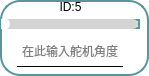
       <widget class="QFrame" name="frame_5">
        <property name="enabled">
         <bool>true</bool>
        </property>
        <property name="layoutDirection">
         <enum>Qt::RightToLeft</enum>
        </property>
        <property name="styleSheet">
         <string notr="true">* {
  background: white; /* 背景改为白色 */
  border: 2px solid #59969b; /* 使用与滑块一致的颜色 */
  border-radius: 20px;
}

</string>
        </property>
        <property name="frameShape">
         <enum>QFrame::StyledPanel</enum>
        </property>
        <property name="frameShadow">
         <enum>QFrame::Raised</enum>
        </property>
        <widget class="QLabel" name="label_id5">
         <property name="geometry">
          <rect>
           <x>1</x>
           <y>2</y>
           <width>139</width>
           <height>10</height>
          </rect>
         </property>
         <property name="minimumSize">
          <size>
           <width>0</width>
           <height>10</height>
          </size>
         </property>
         <property name="maximumSize">
          <size>
           <width>16777215</width>
           <height>10</height>
          </size>
         </property>
         <property name="styleSheet">
          <string notr="true">QLabel{border: none; /* 去掉控件的边框 */}
QLabel{background: none; /* 去掉控件的边框 */}</string>
         </property>
         <property name="text">
          <string>ID:5</string>
         </property>
         <property name="alignment">
          <set>Qt::AlignCenter</set>
         </property>
        </widget>
        <widget class="QLineEdit" name="lineEdit_servo5">
         <property name="enabled">
          <bool>true</bool>
         </property>
         <property name="geometry">
          <rect>
           <x>17</x>
           <y>36</y>
           <width>106</width>
           <height>31</height>
          </rect>
         </property>
         <property name="maximumSize">
          <size>
           <width>120</width>
           <height>16777215</height>
          </size>
         </property>
         <property name="layoutDirection">
          <enum>Qt::LeftToRight</enum>
         </property>
         <property name="styleSheet">
          <string notr="true">QLineEdit {
            border-top: none;
            border-left: none;
            border-right: none;
            border-bottom: 1px solid black;
            background-color: transparent;
        }
        
        QLineEdit:focus {
            border-bottom: 1px solid #2a70f4;
        }</string>
         </property>
         <property name="alignment">
          <set>Qt::AlignCenter</set>
         </property>
         <property name="placeholderText">
          <string>在此输入舵机角度</string>
         </property>
        </widget>
        <widget class="QSlider" name="Slider_Servo5">
         <property name="geometry">
          <rect>
           <x>1</x>
           <y>19</y>
           <width>139</width>
           <height>10</height>
          </rect>
         </property>
         <property name="maximumSize">
          <size>
           <width>16777215</width>
           <height>10</height>
          </size>
         </property>
         <property name="layoutDirection">
          <enum>Qt::LeftToRight</enum>
         </property>
         <property name="styleSheet">
          <string notr="true">QSlider::groove:horizontal {
    border: none;
    height: 10px;
    background-color: lightgray;
    border-radius: 5px;
}

QSlider::handle:horizontal {
    width: 12px; /* 增大滑块的宽度 */
    margin: -1px 0px -1px -5px;
    border-radius: 6px; /* 也可以调整圆角半径以匹配滑块的大小 */
    background-color: white;
}

QSlider::sub-page:horizontal {
    background-color: qlineargradient(x1:0, y1:0, x2:1, y2:1, stop:0 #59969b, stop:1 #04e7fa);
    border-radius: 5px;
}
</string>
         </property>
         <property name="minimum">
          <number>0</number>
         </property>
         <property name="maximum">
          <number>240</number>
         </property>
         <property name="orientation">
          <enum>Qt::Horizontal</enum>
         </property>
         <property name="invertedAppearance">
          <bool>false</bool>
         </property>
         <property name="tickPosition">
          <enum>QSlider::NoTicks</enum>
         </property>
         <property name="tickInterval">
          <number>1</number>
         </property>
        </widget>
       </widget>
